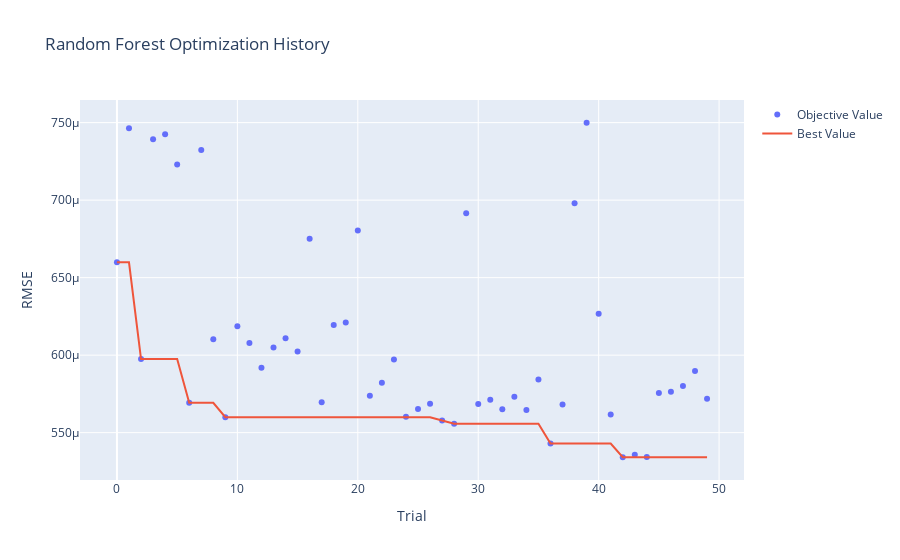
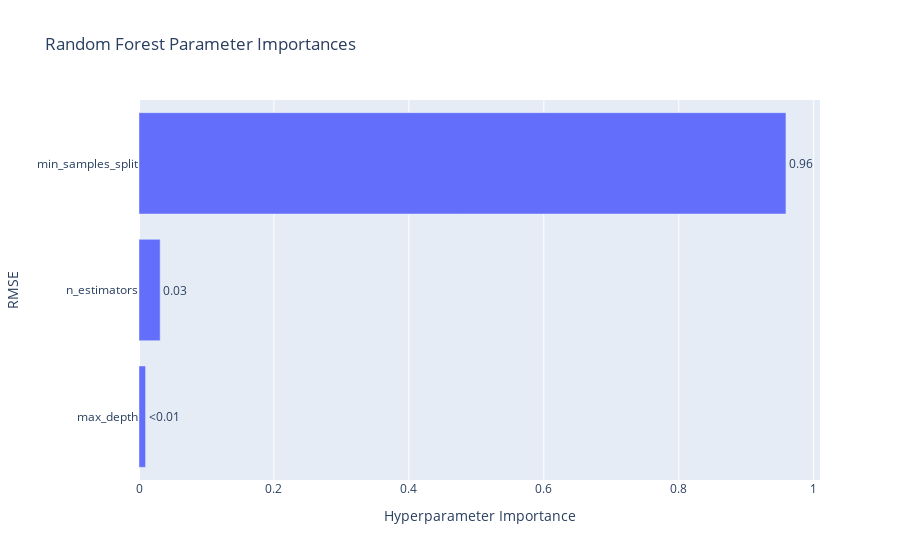
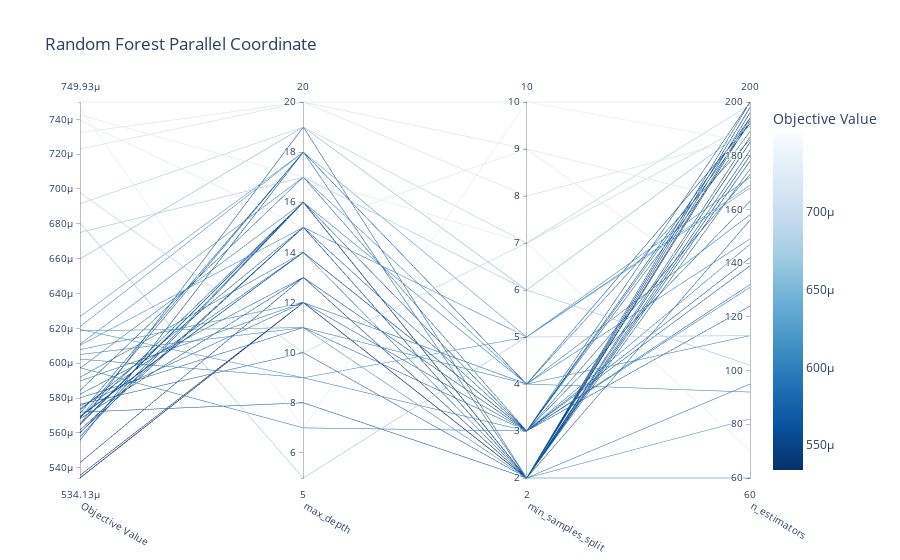
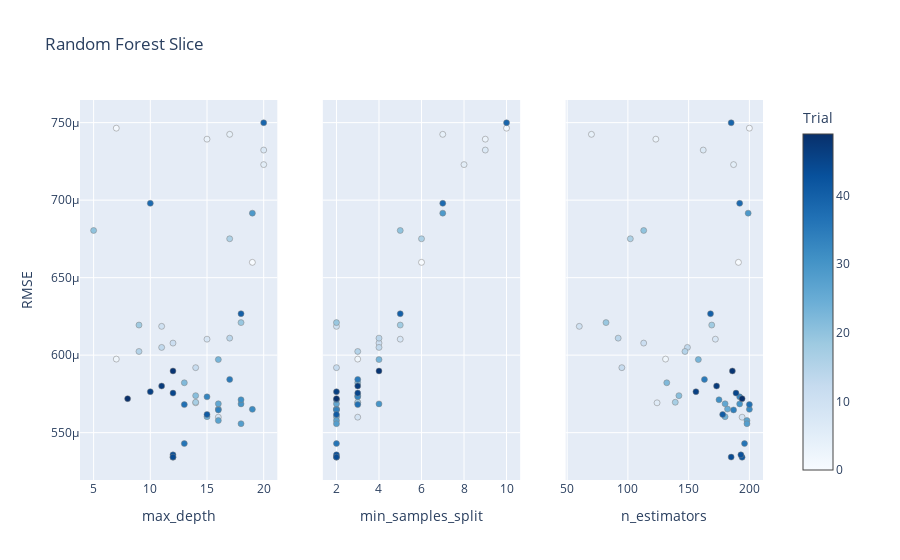

Here is the notebook cell these charts were saved with, in order:
### Markdown cell above
## 3.2 Model tunning insight using plotly and optuna

### Code cell
from optuna.visualization import plot_optimization_history, plot_param_importances, plot_parallel_coordinate, plot_slice

# Function to update plot layout with RMSE label
def update_plot_layout(fig, title):
  fig.update_layout(
      title=title,
      yaxis_title='RMSE'
  )
  return fig

# Visualize Random Forest Tuning
print("Visualizing Random Forest Tuning...")
rf_optimization_history = plot_optimization_history(rf_study)
rf_param_importances = plot_param_importances(rf_study)
rf_parallel_coordinate = plot_parallel_coordinate(rf_study)
rf_slice = plot_slice(rf_study)

# Update plots with RMSE label
rf_optimization_history = update_plot_layout(rf_optimization_history, "Random Forest Optimization History")
rf_param_importances = update_plot_layout(rf_param_importances, "Random Forest Parameter Importances")
rf_parallel_coordinate = update_plot_layout(rf_parallel_coordinate, "Random Forest Parallel Coordinate")
rf_slice = update_plot_layout(rf_slice, "Random Forest Slice")

# Show the plots
rf_optimization_history.show()
rf_param_importances.show()
rf_parallel_coordinate.show()
rf_slice.show()

# Visualize Gradient Boosting Tuning
print("Visualizing Gradient Boosting Tuning...")
gb_optimization_history = plot_optimization_history(gb_study)
gb_param_importances = plot_param_importances(gb_study)
gb_parallel_coordinate = plot_parallel_coordinate(gb_study)
gb_slice = plot_slice(gb_study)

# Update plots with RMSE label
gb_optimization_history = update_plot_layout(gb_optimization_history, "Gradient Boosting Optimization History")
gb_param_importances = update_plot_layout(gb_param_importances, "Gradient Boosting Parameter Importances")
gb_parallel_coordinate = update_plot_layout(gb_parallel_coordinate, "Gradient Boosting Parallel Coordinate")
gb_slice = update_plot_layout(gb_slice, "Gradient Boosting Slice")

# Show the plots
gb_optimization_history.show()
gb_param_importances.show()
gb_parallel_coordinate.show()
gb_slice.show()

# Visualize SVR Tuning
print("Visualizing SVR Tuning...")
svr_optimization_history = plot_optimization_history(svr_study)
svr_param_importances = plot_param_importances(svr_study)
svr_parallel_coordinate = plot_parallel_coordinate(svr_study)
svr_slice = plot_slice(svr_study)

# Update plots with RMSE label
svr_optimization_history = update_plot_layout(svr_optimization_history, "SVR Optimization History")
svr_param_importances = update_plot_layout(svr_param_importances, "SVR Parameter Importances")
svr_parallel_coordinate = update_plot_layout(svr_parallel_coordinate, "SVR Parallel Coordinate")
svr_slice = update_plot_layout(svr_slice, "SVR Slice")

# Show the plots
svr_optimization_history.show()
svr_param_importances.show()
svr_parallel_coordinate.show()
svr_slice.show()

### Figure 1 — Plotly figure (JSON) as saved in the notebook; plotly's stock layout.template omitted (floating-point values rounded to 4 significant figures)
{"data": [{"mode": "markers", "name": "Objective Value", "type": "scatter", "x": [0, 1, 2, 3, 4, 5, 6, 7, 8, 9, 10, 11, 12, 13, 14, 15, 16, 17, 18, 19, 20, 21, 22, 23, 24, 25, 26, 27, 28, 29, 30, 31, 32, 33, 34, 35, 36, 37, 38, 39, 40, 41, 42, 43, 44, 45, 46, 47, 48, 49], "y": [0.0006599, 0.0007464, 0.0005975, 0.0007393, 0.0007425, 0.0007229, 0.0005692, 0.0007323, 0.0006103, 0.00056, 0.0006186, 0.0006078, 0.0005919, 0.000605, 0.000611, 0.0006024, 0.0006751, 0.0005696, 0.0006194, 0.000621, 0.0006804, 0.0005739, 0.0005822, 0.0005972, 0.0005603, 0.0005652, 0.0005686, 0.0005578, 0.0005558, 0.0006916, 0.0005686, 0.0005712, 0.000565, 0.0005731, 0.0005647, 0.0005843, 0.000543, 0.0005681, 0.0006979, 0.0007499, 0.0006267, 0.0005617, 0.0005341, 0.0005357, 0.0005342, 0.0005755, 0.0005764, 0.0005801, 0.0005898, 0.0005719]}, {"mode": "lines", "name": "Best Value", "type": "scatter", "x": [0, 1, 2, 3, 4, 5, 6, 7, 8, 9, 10, 11, 12, 13, 14, 15, 16, 17, 18, 19, 20, 21, 22, 23, 24, 25, 26, 27, 28, 29, 30, 31, 32, 33, 34, 35, 36, 37, 38, 39, 40, 41, 42, 43, 44, 45, 46, 47, 48, 49], "y": [0.0006599, 0.0006599, 0.0005975, 0.0005975, 0.0005975, 0.0005975, 0.0005692, 0.0005692, 0.0005692, 0.00056, 0.00056, 0.00056, 0.00056, 0.00056, 0.00056, 0.00056, 0.00056, 0.00056, 0.00056, 0.00056, 0.00056, 0.00056, 0.00056, 0.00056, 0.00056, 0.00056, 0.00056, 0.0005578, 0.0005558, 0.0005558, 0.0005558, 0.0005558, 0.0005558, 0.0005558, 0.0005558, 0.0005558, 0.000543, 0.000543, 0.000543, 0.000543, 0.000543, 0.000543, 0.0005341, 0.0005341, 0.0005341, 0.0005341, 0.0005341, 0.0005341, 0.0005341, 0.0005341]}, {"marker": {"color": "#cccccc"}, "mode": "markers", "name": "Infeasible Trial", "showlegend": false, "type": "scatter", "x": [], "y": []}], "layout": {"title": {"text": "Random Forest Optimization History"}, "xaxis": {"title": {"text": "Trial"}}, "yaxis": {"title": {"text": "RMSE"}}}}

### Figure 2 — Plotly figure (JSON) as saved in the notebook; plotly's stock layout.template omitted (floating-point values rounded to 4 significant figures)
{"data": [{"cliponaxis": false, "hovertemplate": ["max_depth (IntDistribution): 0.009703669377595169<extra></extra>", "n_estimators (IntDistribution): 0.03137637915643555<extra></extra>", "min_samples_split (IntDistribution): 0.9589199514659693<extra></extra>"], "name": "Objective Value", "orientation": "h", "text": ["<0.01", "0.03", "0.96"], "textposition": "outside", "type": "bar", "x": [0.009704, 0.03138, 0.9589], "y": ["max_depth", "n_estimators", "min_samples_split"]}], "layout": {"title": {"text": "Random Forest Parameter Importances"}, "xaxis": {"title": {"text": "Hyperparameter Importance"}}, "yaxis": {"title": {"text": "RMSE"}}}}

### Figure 3 — Plotly figure (JSON) as saved in the notebook; plotly's stock layout.template omitted (floating-point values rounded to 4 significant figures)
{"data": [{"dimensions": [{"label": "Objective Value", "range": [0.0005341, 0.0007499], "values": [0.0006599, 0.0007464, 0.0005975, 0.0007393, 0.0007425, 0.0007229, 0.0005692, 0.0007323, 0.0006103, 0.00056, 0.0006186, 0.0006078, 0.0005919, 0.000605, 0.000611, 0.0006024, 0.0006751, 0.0005696, 0.0006194, 0.000621, 0.0006804, 0.0005739, 0.0005822, 0.0005972, 0.0005603, 0.0005652, 0.0005686, 0.0005578, 0.0005558, 0.0006916, 0.0005686, 0.0005712, 0.000565, 0.0005731, 0.0005647, 0.0005843, 0.000543, 0.0005681, 0.0006979, 0.0007499, 0.0006267, 0.0005617, 0.0005341, 0.0005357, 0.0005342, 0.0005755, 0.0005764, 0.0005801, 0.0005898, 0.0005719]}, {"label": "max_depth", "range": [5, 20], "values": [19, 7, 7, 15, 17, 20, 14, 20, 15, 16, 11, 12, 14, 11, 17, 9, 17, 14, 9, 18, 5, 14, 13, 16, 15, 16, 16, 16, 18, 19, 18, 18, 19, 15, 16, 17, 13, 13, 10, 20, 18, 15, 12, 12, 12, 12, 10, 11, 12, 8]}, {"label": "min_samples_split", "range": [2, 10], "values": [6, 10, 3, 9, 7, 8, 3, 9, 5, 3, 2, 4, 2, 4, 4, 3, 6, 3, 5, 2, 5, 3, 3, 4, 2, 2, 2, 2, 2, 7, 4, 2, 2, 3, 2, 3, 2, 3, 7, 10, 5, 2, 2, 2, 2, 3, 2, 3, 4, 2]}, {"label": "n_estimators", "range": [60, 200], "values": [191, 200, 131, 123, 70, 187, 124, 162, 172, 194, 60, 113, 95, 149, 92, 147, 102, 139, 169, 82, 113, 142, 132, 158, 180, 182, 180, 198, 198, 199, 192, 175, 200, 192, 187, 163, 196, 200, 192, 185, 168, 178, 194, 193, 185, 189, 156, 173, 186, 194]}], "labelangle": 30, "labelside": "bottom", "line": {"color": [0.0006599, 0.0007464, 0.0005975, 0.0007393, 0.0007425, 0.0007229, 0.0005692, 0.0007323, 0.0006103, 0.00056, 0.0006186, 0.0006078, 0.0005919, 0.000605, 0.000611, 0.0006024, 0.0006751, 0.0005696, 0.0006194, 0.000621, 0.0006804, 0.0005739, 0.0005822, 0.0005972, 0.0005603, 0.0005652, 0.0005686, 0.0005578, 0.0005558, 0.0006916, 0.0005686, 0.0005712, 0.000565, 0.0005731, 0.0005647, 0.0005843, 0.000543, 0.0005681, 0.0006979, 0.0007499, 0.0006267, 0.0005617, 0.0005341, 0.0005357, 0.0005342, 0.0005755, 0.0005764, 0.0005801, 0.0005898, 0.0005719], "colorbar": {"title": {"text": "Objective Value"}}, "colorscale": [[0, "rgb(247,251,255)"], [0.125, "rgb(222,235,247)"], [0.25, "rgb(198,219,239)"], [0.375, "rgb(158,202,225)"], [0.5, "rgb(107,174,214)"], [0.625, "rgb(66,146,198)"], [0.75, "rgb(33,113,181)"], [0.875, "rgb(8,81,156)"], [1, "rgb(8,48,107)"]], "reversescale": true, "showscale": true}, "type": "parcoords"}], "layout": {"title": {"text": "Random Forest Parallel Coordinate"}, "yaxis": {"title": {"text": "RMSE"}}}}

### Figure 4 — Plotly figure (JSON) as saved in the notebook; plotly's stock layout.template omitted (floating-point values rounded to 4 significant figures)
{"data": [{"marker": {"color": [0, 1, 2, 3, 4, 5, 6, 7, 8, 9, 10, 11, 12, 13, 14, 15, 16, 17, 18, 19, 20, 21, 22, 23, 24, 25, 26, 27, 28, 29, 30, 31, 32, 33, 34, 35, 36, 37, 38, 39, 40, 41, 42, 43, 44, 45, 46, 47, 48, 49], "colorbar": {"title": {"text": "Trial"}, "x": 1, "xpad": 40}, "colorscale": [[0, "rgb(247,251,255)"], [0.125, "rgb(222,235,247)"], [0.25, "rgb(198,219,239)"], [0.375, "rgb(158,202,225)"], [0.5, "rgb(107,174,214)"], [0.625, "rgb(66,146,198)"], [0.75, "rgb(33,113,181)"], [0.875, "rgb(8,81,156)"], [1, "rgb(8,48,107)"]], "line": {"color": "Grey", "width": 0.5}, "showscale": true}, "mode": "markers", "name": "Feasible Trial", "showlegend": false, "type": "scatter", "x": [19, 7, 7, 15, 17, 20, 14, 20, 15, 16, 11, 12, 14, 11, 17, 9, 17, 14, 9, 18, 5, 14, 13, 16, 15, 16, 16, 16, 18, 19, 18, 18, 19, 15, 16, 17, 13, 13, 10, 20, 18, 15, 12, 12, 12, 12, 10, 11, 12, 8], "xaxis": "x", "y": [0.0006599, 0.0007464, 0.0005975, 0.0007393, 0.0007425, 0.0007229, 0.0005692, 0.0007323, 0.0006103, 0.00056, 0.0006186, 0.0006078, 0.0005919, 0.000605, 0.000611, 0.0006024, 0.0006751, 0.0005696, 0.0006194, 0.000621, 0.0006804, 0.0005739, 0.0005822, 0.0005972, 0.0005603, 0.0005652, 0.0005686, 0.0005578, 0.0005558, 0.0006916, 0.0005686, 0.0005712, 0.000565, 0.0005731, 0.0005647, 0.0005843, 0.000543, 0.0005681, 0.0006979, 0.0007499, 0.0006267, 0.0005617, 0.0005341, 0.0005357, 0.0005342, 0.0005755, 0.0005764, 0.0005801, 0.0005898, 0.0005719], "yaxis": "y"}, {"marker": {"color": [0, 1, 2, 3, 4, 5, 6, 7, 8, 9, 10, 11, 12, 13, 14, 15, 16, 17, 18, 19, 20, 21, 22, 23, 24, 25, 26, 27, 28, 29, 30, 31, 32, 33, 34, 35, 36, 37, 38, 39, 40, 41, 42, 43, 44, 45, 46, 47, 48, 49], "colorbar": {"title": {"text": "Trial"}, "x": 1, "xpad": 40}, "colorscale": [[0, "rgb(247,251,255)"], [0.125, "rgb(222,235,247)"], [0.25, "rgb(198,219,239)"], [0.375, "rgb(158,202,225)"], [0.5, "rgb(107,174,214)"], [0.625, "rgb(66,146,198)"], [0.75, "rgb(33,113,181)"], [0.875, "rgb(8,81,156)"], [1, "rgb(8,48,107)"]], "line": {"color": "Grey", "width": 0.5}, "showscale": false}, "mode": "markers", "name": "Feasible Trial", "showlegend": false, "type": "scatter", "x": [6, 10, 3, 9, 7, 8, 3, 9, 5, 3, 2, 4, 2, 4, 4, 3, 6, 3, 5, 2, 5, 3, 3, 4, 2, 2, 2, 2, 2, 7, 4, 2, 2, 3, 2, 3, 2, 3, 7, 10, 5, 2, 2, 2, 2, 3, 2, 3, 4, 2], "xaxis": "x2", "y": [0.0006599, 0.0007464, 0.0005975, 0.0007393, 0.0007425, 0.0007229, 0.0005692, 0.0007323, 0.0006103, 0.00056, 0.0006186, 0.0006078, 0.0005919, 0.000605, 0.000611, 0.0006024, 0.0006751, 0.0005696, 0.0006194, 0.000621, 0.0006804, 0.0005739, 0.0005822, 0.0005972, 0.0005603, 0.0005652, 0.0005686, 0.0005578, 0.0005558, 0.0006916, 0.0005686, 0.0005712, 0.000565, 0.0005731, 0.0005647, 0.0005843, 0.000543, 0.0005681, 0.0006979, 0.0007499, 0.0006267, 0.0005617, 0.0005341, 0.0005357, 0.0005342, 0.0005755, 0.0005764, 0.0005801, 0.0005898, 0.0005719], "yaxis": "y2"}, {"marker": {"color": [0, 1, 2, 3, 4, 5, 6, 7, 8, 9, 10, 11, 12, 13, 14, 15, 16, 17, 18, 19, 20, 21, 22, 23, 24, 25, 26, 27, 28, 29, 30, 31, 32, 33, 34, 35, 36, 37, 38, 39, 40, 41, 42, 43, 44, 45, 46, 47, 48, 49], "colorbar": {"title": {"text": "Trial"}, "x": 1, "xpad": 40}, "colorscale": [[0, "rgb(247,251,255)"], [0.125, "rgb(222,235,247)"], [0.25, "rgb(198,219,239)"], [0.375, "rgb(158,202,225)"], [0.5, "rgb(107,174,214)"], [0.625, "rgb(66,146,198)"], [0.75, "rgb(33,113,181)"], [0.875, "rgb(8,81,156)"], [1, "rgb(8,48,107)"]], "line": {"color": "Grey", "width": 0.5}, "showscale": false}, "mode": "markers", "name": "Feasible Trial", "showlegend": false, "type": "scatter", "x": [191, 200, 131, 123, 70, 187, 124, 162, 172, 194, 60, 113, 95, 149, 92, 147, 102, 139, 169, 82, 113, 142, 132, 158, 180, 182, 180, 198, 198, 199, 192, 175, 200, 192, 187, 163, 196, 200, 192, 185, 168, 178, 194, 193, 185, 189, 156, 173, 186, 194], "xaxis": "x3", "y": [0.0006599, 0.0007464, 0.0005975, 0.0007393, 0.0007425, 0.0007229, 0.0005692, 0.0007323, 0.0006103, 0.00056, 0.0006186, 0.0006078, 0.0005919, 0.000605, 0.000611, 0.0006024, 0.0006751, 0.0005696, 0.0006194, 0.000621, 0.0006804, 0.0005739, 0.0005822, 0.0005972, 0.0005603, 0.0005652, 0.0005686, 0.0005578, 0.0005558, 0.0006916, 0.0005686, 0.0005712, 0.000565, 0.0005731, 0.0005647, 0.0005843, 0.000543, 0.0005681, 0.0006979, 0.0007499, 0.0006267, 0.0005617, 0.0005341, 0.0005357, 0.0005342, 0.0005755, 0.0005764, 0.0005801, 0.0005898, 0.0005719], "yaxis": "y3"}], "layout": {"title": {"text": "Random Forest Slice"}, "xaxis": {"anchor": "y", "domain": [0, 0.2889], "title": {"text": "max_depth"}}, "xaxis2": {"anchor": "y2", "domain": [0.3556, 0.6444], "title": {"text": "min_samples_split"}}, "xaxis3": {"anchor": "y3", "domain": [0.7111, 1], "title": {"text": "n_estimators"}}, "yaxis": {"anchor": "x", "domain": [0, 1], "title": {"text": "RMSE"}}, "yaxis2": {"anchor": "x2", "domain": [0, 1], "matches": "y", "showticklabels": false}, "yaxis3": {"anchor": "x3", "domain": [0, 1], "matches": "y", "showticklabels": false}}}
